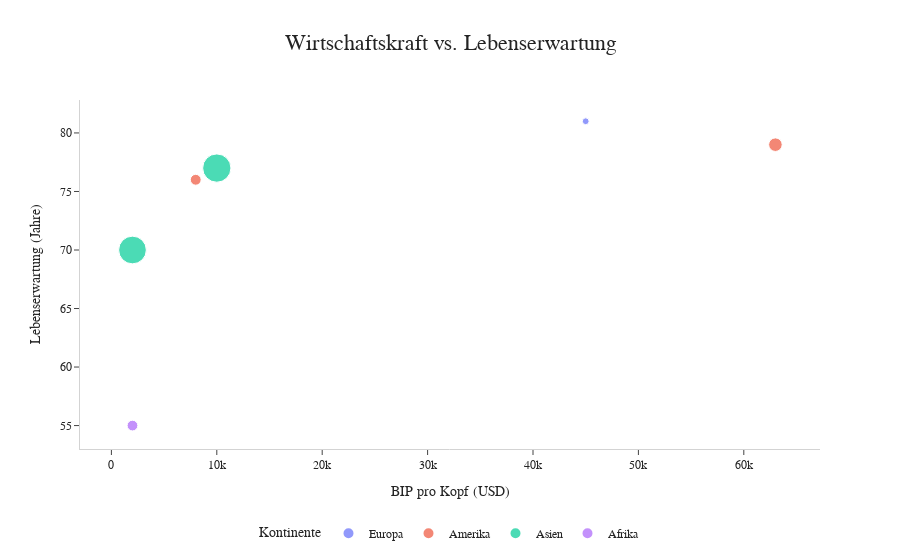

The cell this chart's notebook holds for it:
### Code cell
# Nehmen wir die 'fig' von oben und wenden unsere Anpassungen an

# 1. Allgemeine Layout-Anpassungen
fig.update_layout(
    # Titel-Anpassungen
    title_font_family='Arial',
    title_font_size=22,
    title_x=0.5, # Zentriert den Titel
    
    # Schriftart für das gesamte Diagramm
    font_family='Arial',
    font_size=12,
    
    # Legenden-Anpassungen
    legend_title_text='Kontinente', # Ändert den Titel der Legende
    legend_orientation='h',         # 'h' für eine horizontale Legende
    legend_y=-0.2,                  # Positioniert die Legende unterhalb der Grafik
    legend_x=0.5,
    legend_xanchor='center',
    
    # Ändert das gesamte Design-Template
    template='simple_white'
)

# 2. Achsen-spezifische Anpassungen
fig.update_yaxes(
    showgrid=False,  # Deaktiviert die horizontalen Gitterlinien
    showline=True,   # Zeigt die y-Achsenlinie
    linewidth=1,
    linecolor='lightgrey'
)

fig.update_xaxes(
    showgrid=False,
    showline=True,
    linewidth=1,
    linecolor='lightgrey'
)


# 3. Zeige die finale, polierte Grafik an
fig.show()

# 4. Optional: Grafik als Datei speichern
# fig.write_html("meine_grafik.html") # Speichert eine interaktive HTML-Datei
# fig.write_image("meine_grafik.png") # Speichert ein statisches Bild (benötigt `pip install kaleido`)

### Figure 1 — Plotly figure (JSON) as saved in the notebook; plotly's stock layout.template omitted (floating-point values rounded to 4 significant figures)
{"data": [{"hovertemplate": "Kontinent=Europa<br>BIP pro Kopf (USD)=%{x}<br>Lebenserwartung (Jahre)=%{y}<br>Einwohner_Mio=%{marker.size}<extra></extra>", "legendgroup": "Europa", "marker": {"color": "#636efa", "size": [83], "sizemode": "area", "sizeref": 3.598, "symbol": "circle"}, "mode": "markers", "name": "Europa", "orientation": "v", "showlegend": true, "type": "scatter", "x": [45000], "xaxis": "x", "y": [81], "yaxis": "y"}, {"hovertemplate": "Kontinent=Amerika<br>BIP pro Kopf (USD)=%{x}<br>Lebenserwartung (Jahre)=%{y}<br>Einwohner_Mio=%{marker.size}<extra></extra>", "legendgroup": "Amerika", "marker": {"color": "#EF553B", "size": [331, 212], "sizemode": "area", "sizeref": 3.598, "symbol": "circle"}, "mode": "markers", "name": "Amerika", "orientation": "v", "showlegend": true, "type": "scatter", "x": [63000, 8000], "xaxis": "x", "y": [79, 76], "yaxis": "y"}, {"hovertemplate": "Kontinent=Asien<br>BIP pro Kopf (USD)=%{x}<br>Lebenserwartung (Jahre)=%{y}<br>Einwohner_Mio=%{marker.size}<extra></extra>", "legendgroup": "Asien", "marker": {"color": "#00cc96", "size": [1439, 1380], "sizemode": "area", "sizeref": 3.598, "symbol": "circle"}, "mode": "markers", "name": "Asien", "orientation": "v", "showlegend": true, "type": "scatter", "x": [10000, 2000], "xaxis": "x", "y": [77, 70], "yaxis": "y"}, {"hovertemplate": "Kontinent=Afrika<br>BIP pro Kopf (USD)=%{x}<br>Lebenserwartung (Jahre)=%{y}<br>Einwohner_Mio=%{marker.size}<extra></extra>", "legendgroup": "Afrika", "marker": {"color": "#ab63fa", "size": [206], "sizemode": "area", "sizeref": 3.598, "symbol": "circle"}, "mode": "markers", "name": "Afrika", "orientation": "v", "showlegend": true, "type": "scatter", "x": [2000], "xaxis": "x", "y": [55], "yaxis": "y"}], "layout": {"font": {"family": "Arial", "size": 12}, "legend": {"itemsizing": "constant", "orientation": "h", "title": {"text": "Kontinente"}, "tracegroupgap": 0, "x": 0.5, "xanchor": "center", "y": -0.2}, "title": {"font": {"family": "Arial", "size": 22}, "text": "Wirtschaftskraft vs. Lebenserwartung", "x": 0.5}, "xaxis": {"anchor": "y", "domain": [0, 1], "linecolor": "lightgrey", "linewidth": 1, "showgrid": false, "showline": true, "title": {"text": "BIP pro Kopf (USD)"}}, "yaxis": {"anchor": "x", "domain": [0, 1], "linecolor": "lightgrey", "linewidth": 1, "showgrid": false, "showline": true, "title": {"text": "Lebenserwartung (Jahre)"}}}}
